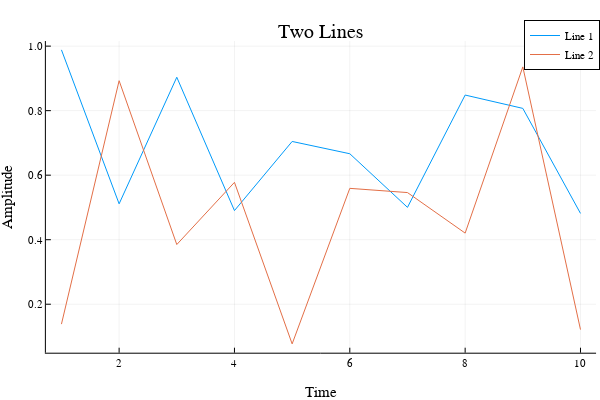

Write notebook code for a chart like this one.
### Code cell
# PART I: 3D Plotting Functions #

# A: 2D Line Plots
x = 1:10; y = rand(10); # These are the plotting data
y_2 = rand(10);
Plots.plot(x, y, title = "Two Lines", label = "Line 1")
Plots.plot!(x, y_2, label="Line 2")
xlabel!("Time")
ylabel!("Amplitude")

### Figure 1 — Plotly figure (JSON) as saved in the notebook; plotly's stock layout.template omitted (floating-point values rounded to 4 significant figures)
{"data": [{"xaxis": "x", "colorbar": {"title": ""}, "yaxis": "y", "x": [1, 2, 3, 4, 5, 6, 7, 8, 9, 10], "showlegend": true, "mode": "lines", "name": "Line 1", "zmin": null, "legendgroup": "Line 1", "zmax": null, "line": {"color": "rgba(0, 154, 250, 1.000)", "shape": "linear", "dash": "solid", "width": 1}, "y": [0.9884, 0.5112, 0.9036, 0.4903, 0.7045, 0.6664, 0.5003, 0.8484, 0.807, 0.4815], "type": "scatter"}, {"xaxis": "x", "colorbar": {"title": ""}, "yaxis": "y", "x": [1, 2, 3, 4, 5, 6, 7, 8, 9, 10], "showlegend": true, "mode": "lines", "name": "Line 2", "zmin": null, "legendgroup": "Line 2", "zmax": null, "line": {"color": "rgba(227, 111, 71, 1.000)", "shape": "linear", "dash": "solid", "width": 1}, "y": [0.1383, 0.8929, 0.385, 0.5778, 0.07705, 0.5591, 0.5461, 0.4204, 0.9356, 0.1214], "type": "scatter"}], "layout": {"showlegend": true, "xaxis": {"showticklabels": true, "gridwidth": 0.5, "tickvals": [2, 4, 6, 8, 10], "visible": true, "ticks": "inside", "range": [0.73, 10.27], "domain": [0.07647, 0.9934], "tickmode": "array", "linecolor": "rgba(0, 0, 0, 1.000)", "showgrid": true, "title": "Time", "mirror": false, "tickangle": 0, "showline": true, "gridcolor": "rgba(0, 0, 0, 0.100)", "titlefont": {"color": "rgba(0, 0, 0, 1.000)", "family": "sans-serif", "size": 15}, "tickcolor": "rgb(0, 0, 0)", "ticktext": ["2", "4", "6", "8", "10"], "zeroline": false, "type": "-", "tickfont": {"color": "rgba(0, 0, 0, 1.000)", "family": "sans-serif", "size": 11}, "zerolinecolor": "rgba(0, 0, 0, 1.000)", "anchor": "y"}, "paper_bgcolor": "rgba(255, 255, 255, 1.000)", "annotations": [{"yanchor": "top", "xanchor": "center", "rotation": 0, "y": 1, "font": {"color": "rgba(0, 0, 0, 1.000)", "family": "sans-serif", "size": 20}, "yref": "paper", "showarrow": false, "text": "Two Lines", "xref": "paper", "x": 0.535}], "height": 400, "margin": {"l": 0, "b": 20, "r": 0, "t": 20}, "plot_bgcolor": "rgba(255, 255, 255, 1.000)", "yaxis": {"showticklabels": true, "gridwidth": 0.5, "tickvals": [0.2, 0.4, 0.6, 0.8, 1], "visible": true, "ticks": "inside", "range": [0.04971, 1.016], "domain": [0.07581, 0.9415], "tickmode": "array", "linecolor": "rgba(0, 0, 0, 1.000)", "showgrid": true, "title": "Amplitude", "mirror": false, "tickangle": 0, "showline": true, "gridcolor": "rgba(0, 0, 0, 0.100)", "titlefont": {"color": "rgba(0, 0, 0, 1.000)", "family": "sans-serif", "size": 15}, "tickcolor": "rgb(0, 0, 0)", "ticktext": ["0.2", "0.4", "0.6", "0.8", "1.0"], "zeroline": false, "type": "-", "tickfont": {"color": "rgba(0, 0, 0, 1.000)", "family": "sans-serif", "size": 11}, "zerolinecolor": "rgba(0, 0, 0, 1.000)", "anchor": "x"}, "legend": {"yanchor": "auto", "xanchor": "auto", "bordercolor": "rgba(0, 0, 0, 1.000)", "bgcolor": "rgba(255, 255, 255, 1.000)", "font": {"color": "rgba(0, 0, 0, 1.000)", "family": "sans-serif", "size": 11}, "tracegroupgap": 0, "y": 1, "borderwidth": 1, "traceorder": "normal", "x": 1}, "width": 600}}
